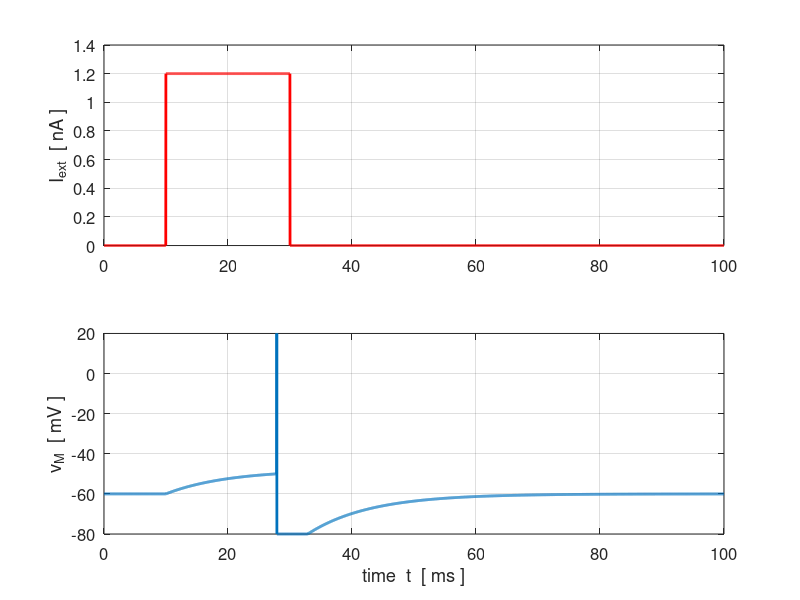

The MATLAB script that drew this image:
% ns_LIF_002.m
% Finite difference method
% Leaky linear integrate and fire method
% Sub-threshold regime
% SI units unless specified

clear
close all
clc

% INPUTS -----------------------------------------------------------------
   R = 10e6;                % membrane resistance  [10e6 ohms]
   tau = 10;                % time constant  [20 s] 
   I0 = 1.2e-6;               % external current amplitude  [mA]
   N = 5000;                % number of data points for calculations [5000]

   vTH = -50;               % threshold voltage
   vReset = -80;            % reset potential
   vRest = -60;             % rest potential
   vSpike = 20;             % spike potential
   
   tARP = 5;                % absolute refractrory period
   
% SETUP ------------------------------------------------------------------
   
   tmin = 0;                % time interval for modelling
   tmax = 100; %50*tau;
   t = linspace(tmin, tmax, N);     % time steps [s]
   dt = t(2) - t(1);

   Iext = zeros(1,N);        % initialize membrane current  [mA]
   V = vRest .* ones(1,N);           % vM  initialize membrane voltage  [mV]
   K = dt / tau;             % constant

   nARP = round(tARP / dt);
   
% EXTERNAL STIMULUS  -----------------------------------------------------
 
flagS = 4;        % enter value for type of external input

switch flagS
    
    case 1  % free solutions
        Iext = zeros(1,N);
        V(1) = -80;
        
    case 2   % series of pulses - subthreshold repsonse
        num_start = 0.05 * N;
        num_end   = 0.05 * N;
        num_d     = 0.05 * N;
        num_width = round(0.025 * N);

       cn_max = round((N - num_end - num_start)/num_d);
       num_index = zeros(cn_max,1);

       for cn = 1 : cn_max
          num_index(cn) = round(num_start + cn * num_d);
          Iext(num_index(cn) : num_index(cn) + num_width) = I0;
       end  % if
       
    case 3   % step input current  
       num_start = 0.1 * N;
       Iext(num_start : end) = I0;
       
    
    case 4    % pulse input   
       num_start = 0.1 * N;
       num_end   = 0.3  * N;  
       num_width = round(num_end - num_start);
       Iext(num_start : num_start + num_width) = I0;
       %Iext(num_start : 0.5*num_start + 0.5*num_width) = 2*I0;
       
    case 5    % ramp input 
       Iext = 5e-8 .* t;
    
    case 6    % nosiy input   
       Iext = I0 .* rand(1,N);
       
end   % switch
   
       
       Vext = R .* Iext;           % external voltage stimulus


% Finite Difference method  ==============================================
d = -1;
for c = 1 : N - 1
   V(c+1) = V(c) + K * (-V(c) + vRest + Vext(c));
  
   if V(c+1) > vTH
      V(c) = vSpike;
      V(c+1) = vReset;
      d = nARP;
   end 
   
   if d > 0
      V(c+1) = vReset;
      d = d - 1;
   end
   
end


% Firing rates: flagF = 1 (yes) flagF = 0 (no) ===========================
   flagF = 0;
   if flagF == 1
      indexFire = find(V == vSpike);          % indeices for spikes
      indexFire2 = indexFire(2:end);
      indexFire1 = indexFire(1:end-1);
      ISI = dt .* (indexFire2 - indexFire1);  % interspike interval
      fireRate = 1000 ./ISI;                  % firning rate
      f = mean(fireRate);                     % frequency: mean firing rate
      
   disp('Interspike times   ISI   [ms]  ');
   fprintf(' %2.2f ',ISI);
   disp('   ');
   disp('Neuron firing rate  [Hz]   ');
   fprintf(' %2.2f ',fireRate);
   disp('  ');
   fprintf('mean firing rate  f =  %2.2f \n',f);
   disp('  ');
   
   if flagS == 5     % ramp input stimuls
      figure(2)
      fs = 12;
      set(gcf,'units','normalized');
      set(gcf,'position',[0.42 0.40 0.2 0.2]);
      xP = 1e6 .* Iext(indexFire2);  yP = fireRate;
      plot(xP,yP,'b','linewidth',2);
      ylabel('f  [Hz]','fontsize',fs);
      xlabel('I_{ext}  [nA]','fontsize',fs);
      axis([0 max(xP) 0 1.2*max(yP)])
      grid on
      set(gca,'fontsize',fs);
   end  % if
   
   end  % flagF

% GRAPHICS  ==============================================================
figure(1)
fs = 12;
set(gcf,'units','normalized');
%set(gcf,'position',[0.02 0.40 0.4 0.4]);
set(gcf,'position',[0.02 0.40 0.25 0.35]);

hsp = subplot(2,1,1);
set(hsp,'Position', [0.1600 0.65 0.77 0.25]);
sfx = 1; sfy = 1e6;
xP = sfx .* t;
yP = sfy .* Iext;
plot(xP,yP,'r','linewidth',2);
ylabel('I_{ext}  [ nA ]','fontsize',fs);
%set(gca,'yLim',[0 1.1]);
%axis([0 max(xP) 0 1.2*max(yP)])
grid on
set(gca,'fontsize',fs);
box on

hsp = subplot(2,1,2);
set(hsp,'Position', [0.1600 0.15 0.77 0.40]);
sfx = 1; sfy = 1;
xP = sfx .* t;   yP = sfy .* V;
plot(xP,yP,'linewidth',2);
xlabel('time  t  [ ms ]','fontsize',fs);
ylabel('v_M  [ mV ]','fontsize',fs);
grid on
set(gca,'fontsize',fs);
%set(gca,'yLim',[-60 -55]);
%axis([0 max(xP) 1.1*min(yP) 1.4*max(yP)])
box on
